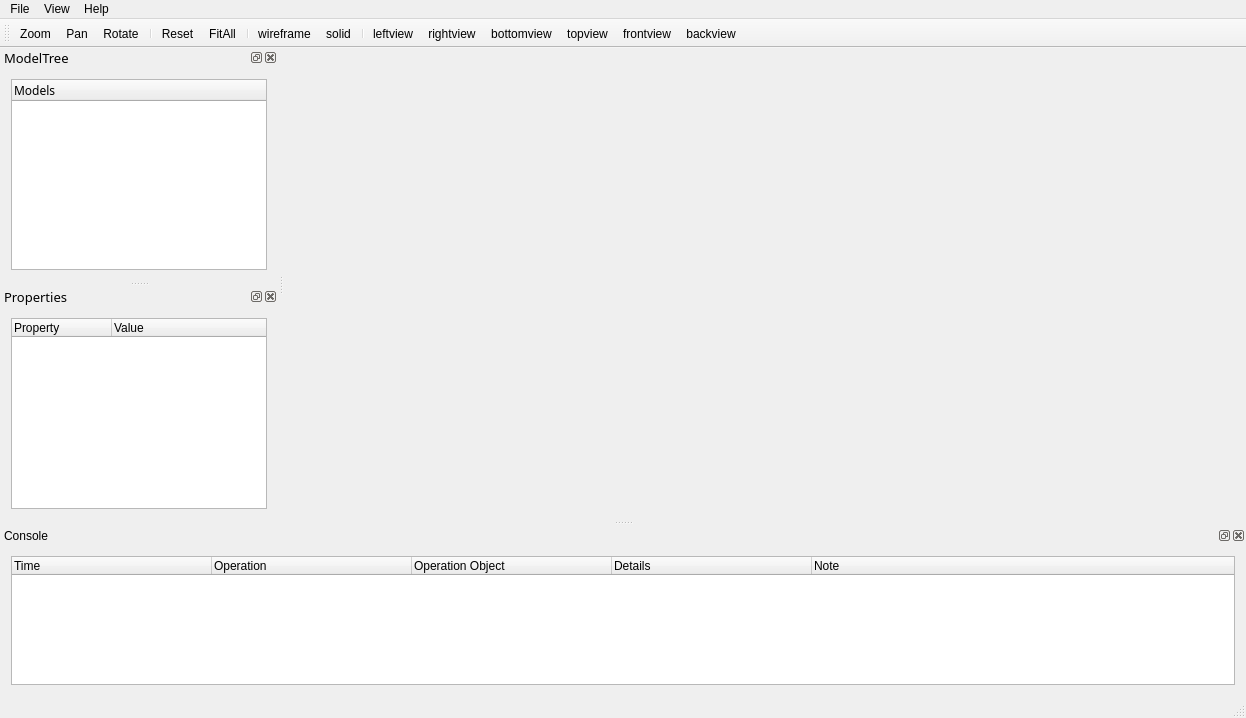
<?xml version="1.0" encoding="UTF-8"?>
<ui version="4.0">
 <class>DamonsMeshClass</class>
 <widget class="QMainWindow" name="DamonsMeshClass">
  <property name="geometry">
   <rect>
    <x>0</x>
    <y>0</y>
    <width>1246</width>
    <height>718</height>
   </rect>
  </property>
  <property name="sizePolicy">
   <sizepolicy hsizetype="Expanding" vsizetype="Expanding">
    <horstretch>85</horstretch>
    <verstretch>0</verstretch>
   </sizepolicy>
  </property>
  <property name="minimumSize">
   <size>
    <width>900</width>
    <height>650</height>
   </size>
  </property>
  <property name="maximumSize">
   <size>
    <width>16777215</width>
    <height>16777215</height>
   </size>
  </property>
  <property name="windowTitle">
   <string>DamonsMesh</string>
  </property>
  <property name="windowIcon">
   <iconset resource="DamonsMesh.qrc">
    <normaloff>:/DamonsMesh/Resources/Damons.png</normaloff>:/DamonsMesh/Resources/Damons.png</iconset>
  </property>
  <property name="styleSheet">
   <string notr="true"/>
  </property>
  <property name="animated">
   <bool>true</bool>
  </property>
  <property name="tabShape">
   <enum>QTabWidget::Rounded</enum>
  </property>
  <property name="dockNestingEnabled">
   <bool>false</bool>
  </property>
  <widget class="QWidget" name="centralWidget">
   <property name="sizePolicy">
    <sizepolicy hsizetype="Preferred" vsizetype="Preferred">
     <horstretch>0</horstretch>
     <verstretch>0</verstretch>
    </sizepolicy>
   </property>
   <layout class="QHBoxLayout" name="horizontalLayout_5">
    <item>
     <widget class="QWidget" name="screen" native="true">
      <property name="minimumSize">
       <size>
        <width>600</width>
        <height>400</height>
       </size>
      </property>
     </widget>
    </item>
   </layout>
  </widget>
  <widget class="QMenuBar" name="menuBar">
   <property name="geometry">
    <rect>
     <x>0</x>
     <y>0</y>
     <width>1246</width>
     <height>23</height>
    </rect>
   </property>
   <widget class="QMenu" name="menuFile">
    <property name="title">
     <string>File</string>
    </property>
    <addaction name="actionImport"/>
    <addaction name="actionExport"/>
    <addaction name="actionExit"/>
   </widget>
   <widget class="QMenu" name="menuView">
    <property name="title">
     <string>View</string>
    </property>
    <addaction name="actionwireframe"/>
    <addaction name="actionsolid"/>
    <addaction name="separator"/>
    <addaction name="actionfrontview"/>
    <addaction name="actionbackview"/>
    <addaction name="actionleftview"/>
    <addaction name="actionrightview"/>
    <addaction name="actiontopview"/>
    <addaction name="actionbottomview"/>
    <addaction name="separator"/>
    <addaction name="actionZoom"/>
    <addaction name="actionPan"/>
    <addaction name="actionRotate"/>
    <addaction name="separator"/>
    <addaction name="actionReset"/>
    <addaction name="actionFitAll"/>
    <addaction name="separator"/>
   </widget>
   <widget class="QMenu" name="menuHelp">
    <property name="title">
     <string>Help</string>
    </property>
    <addaction name="actionAbout"/>
   </widget>
   <addaction name="menuFile"/>
   <addaction name="menuView"/>
   <addaction name="menuHelp"/>
  </widget>
  <widget class="QStatusBar" name="statusBar"/>
  <widget class="QToolBar" name="toolBar">
   <property name="windowTitle">
    <string>toolBar</string>
   </property>
   <attribute name="toolBarArea">
    <enum>TopToolBarArea</enum>
   </attribute>
   <attribute name="toolBarBreak">
    <bool>false</bool>
   </attribute>
   <addaction name="actionZoom"/>
   <addaction name="actionPan"/>
   <addaction name="actionRotate"/>
   <addaction name="separator"/>
   <addaction name="actionReset"/>
   <addaction name="actionFitAll"/>
   <addaction name="separator"/>
   <addaction name="actionwireframe"/>
   <addaction name="actionsolid"/>
   <addaction name="separator"/>
   <addaction name="actionleftview"/>
   <addaction name="actionrightview"/>
   <addaction name="actionbottomview"/>
   <addaction name="actiontopview"/>
   <addaction name="actionfrontview"/>
   <addaction name="actionbackview"/>
  </widget>
  <widget class="QDockWidget" name="dataDock">
   <property name="minimumSize">
    <size>
     <width>250</width>
     <height>233</height>
    </size>
   </property>
   <property name="maximumSize">
    <size>
     <width>300</width>
     <height>524287</height>
    </size>
   </property>
   <property name="font">
    <font>
     <family>微软雅黑</family>
     <pointsize>10</pointsize>
    </font>
   </property>
   <property name="windowTitle">
    <string>ModelTree</string>
   </property>
   <attribute name="dockWidgetArea">
    <number>1</number>
   </attribute>
   <widget class="QWidget" name="dockWidgetContents_5">
    <layout class="QVBoxLayout" name="verticalLayout_3">
     <item>
      <widget class="QTreeWidget" name="dataTree">
       <property name="minimumSize">
        <size>
         <width>0</width>
         <height>180</height>
        </size>
       </property>
       <property name="font">
        <font>
         <family>微软雅黑</family>
         <pointsize>9</pointsize>
        </font>
       </property>
       <property name="contextMenuPolicy">
        <enum>Qt::CustomContextMenu</enum>
       </property>
       <column>
        <property name="text">
         <string>Models</string>
        </property>
       </column>
      </widget>
     </item>
    </layout>
   </widget>
  </widget>
  <widget class="QDockWidget" name="propertyDock">
   <property name="minimumSize">
    <size>
     <width>250</width>
     <height>233</height>
    </size>
   </property>
   <property name="font">
    <font>
     <family>微软雅黑</family>
     <pointsize>10</pointsize>
    </font>
   </property>
   <property name="windowTitle">
    <string>Properties</string>
   </property>
   <attribute name="dockWidgetArea">
    <number>1</number>
   </attribute>
   <widget class="QWidget" name="dockWidgetContents_6">
    <layout class="QVBoxLayout" name="verticalLayout_4">
     <item>
      <widget class="QTableWidget" name="propertyTable">
       <property name="minimumSize">
        <size>
         <width>0</width>
         <height>180</height>
        </size>
       </property>
       <property name="font">
        <font>
         <pointsize>9</pointsize>
        </font>
       </property>
       <property name="frameShadow">
        <enum>QFrame::Sunken</enum>
       </property>
       <property name="midLineWidth">
        <number>0</number>
       </property>
       <property name="horizontalScrollBarPolicy">
        <enum>Qt::ScrollBarAsNeeded</enum>
       </property>
       <property name="sizeAdjustPolicy">
        <enum>QAbstractScrollArea::AdjustIgnored</enum>
       </property>
       <property name="autoScroll">
        <bool>true</bool>
       </property>
       <property name="editTriggers">
        <set>QAbstractItemView::NoEditTriggers</set>
       </property>
       <property name="tabKeyNavigation">
        <bool>true</bool>
       </property>
       <property name="showDropIndicator" stdset="0">
        <bool>true</bool>
       </property>
       <property name="dragDropOverwriteMode">
        <bool>true</bool>
       </property>
       <property name="alternatingRowColors">
        <bool>false</bool>
       </property>
       <property name="selectionMode">
        <enum>QAbstractItemView::ExtendedSelection</enum>
       </property>
       <property name="textElideMode">
        <enum>Qt::ElideLeft</enum>
       </property>
       <property name="horizontalScrollMode">
        <enum>QAbstractItemView::ScrollPerItem</enum>
       </property>
       <property name="showGrid">
        <bool>false</bool>
       </property>
       <property name="wordWrap">
        <bool>true</bool>
       </property>
       <property name="cornerButtonEnabled">
        <bool>true</bool>
       </property>
       <property name="rowCount">
        <number>4</number>
       </property>
       <property name="columnCount">
        <number>2</number>
       </property>
       <attribute name="horizontalHeaderCascadingSectionResizes">
        <bool>false</bool>
       </attribute>
       <attribute name="horizontalHeaderMinimumSectionSize">
        <number>25</number>
       </attribute>
       <attribute name="horizontalHeaderDefaultSectionSize">
        <number>100</number>
       </attribute>
       <attribute name="horizontalHeaderHighlightSections">
        <bool>true</bool>
       </attribute>
       <attribute name="horizontalHeaderStretchLastSection">
        <bool>true</bool>
       </attribute>
       <attribute name="verticalHeaderVisible">
        <bool>false</bool>
       </attribute>
       <attribute name="verticalHeaderCascadingSectionResizes">
        <bool>false</bool>
       </attribute>
       <row/>
       <row/>
       <row/>
       <row/>
       <column>
        <property name="text">
         <string>Property</string>
        </property>
        <property name="textAlignment">
         <set>AlignLeading|AlignVCenter</set>
        </property>
       </column>
       <column>
        <property name="text">
         <string>Value</string>
        </property>
        <property name="textAlignment">
         <set>AlignLeading|AlignVCenter</set>
        </property>
       </column>
      </widget>
     </item>
    </layout>
   </widget>
  </widget>
  <widget class="QDockWidget" name="consoleDock">
   <property name="minimumSize">
    <size>
     <width>200</width>
     <height>140</height>
    </size>
   </property>
   <property name="maximumSize">
    <size>
     <width>524287</width>
     <height>220</height>
    </size>
   </property>
   <property name="windowTitle">
    <string>Console</string>
   </property>
   <attribute name="dockWidgetArea">
    <number>8</number>
   </attribute>
   <widget class="QWidget" name="dockWidgetContents_7">
    <layout class="QVBoxLayout" name="verticalLayout_5">
     <item>
      <widget class="QTableWidget" name="consoleTable">
       <property name="showGrid">
        <bool>false</bool>
       </property>
       <property name="gridStyle">
        <enum>Qt::SolidLine</enum>
       </property>
       <property name="rowCount">
        <number>0</number>
       </property>
       <property name="columnCount">
        <number>5</number>
       </property>
       <attribute name="horizontalHeaderVisible">
        <bool>true</bool>
       </attribute>
       <attribute name="horizontalHeaderDefaultSectionSize">
        <number>200</number>
       </attribute>
       <attribute name="horizontalHeaderStretchLastSection">
        <bool>true</bool>
       </attribute>
       <attribute name="verticalHeaderVisible">
        <bool>false</bool>
       </attribute>
       <column>
        <property name="text">
         <string>Time</string>
        </property>
        <property name="textAlignment">
         <set>AlignLeading|AlignVCenter</set>
        </property>
       </column>
       <column>
        <property name="text">
         <string>Operation</string>
        </property>
        <property name="textAlignment">
         <set>AlignLeading|AlignVCenter</set>
        </property>
       </column>
       <column>
        <property name="text">
         <string>Operation Object</string>
        </property>
        <property name="textAlignment">
         <set>AlignLeading|AlignVCenter</set>
        </property>
       </column>
       <column>
        <property name="text">
         <string>Details</string>
        </property>
        <property name="textAlignment">
         <set>AlignLeading|AlignVCenter</set>
        </property>
       </column>
       <column>
        <property name="text">
         <string>Note</string>
        </property>
        <property name="textAlignment">
         <set>AlignLeading|AlignVCenter</set>
        </property>
       </column>
      </widget>
     </item>
    </layout>
   </widget>
  </widget>
  <action name="actionExit">
   <property name="icon">
    <iconset resource="DamonsMesh.qrc">
     <normaloff>:/DamonsMesh/Resources/exit_32.png</normaloff>:/DamonsMesh/Resources/exit_32.png</iconset>
   </property>
   <property name="text">
    <string>Exit</string>
   </property>
   <property name="shortcut">
    <string>Ctrl+Q</string>
   </property>
  </action>
  <action name="actionZoom">
   <property name="checkable">
    <bool>false</bool>
   </property>
   <property name="icon">
    <iconset resource="DamonsMesh.qrc">
     <normaloff>:/DamonsMesh/Resources/Zoom.png</normaloff>:/DamonsMesh/Resources/Zoom.png</iconset>
   </property>
   <property name="text">
    <string>Zoom</string>
   </property>
  </action>
  <action name="actionPan">
   <property name="checkable">
    <bool>false</bool>
   </property>
   <property name="icon">
    <iconset resource="DamonsMesh.qrc">
     <normaloff>:/DamonsMesh/Resources/Pan.png</normaloff>:/DamonsMesh/Resources/Pan.png</iconset>
   </property>
   <property name="text">
    <string>Pan</string>
   </property>
  </action>
  <action name="actionRotate">
   <property name="checkable">
    <bool>false</bool>
   </property>
   <property name="checked">
    <bool>false</bool>
   </property>
   <property name="icon">
    <iconset resource="DamonsMesh.qrc">
     <normaloff>:/DamonsMesh/Resources/Rotate.png</normaloff>:/DamonsMesh/Resources/Rotate.png</iconset>
   </property>
   <property name="text">
    <string>Rotate</string>
   </property>
  </action>
  <action name="actionReset">
   <property name="icon">
    <iconset resource="DamonsMesh.qrc">
     <normaloff>:/DamonsMesh/Resources/Home.png</normaloff>:/DamonsMesh/Resources/Home.png</iconset>
   </property>
   <property name="text">
    <string>Reset</string>
   </property>
  </action>
  <action name="actionFitAll">
   <property name="icon">
    <iconset resource="DamonsMesh.qrc">
     <normaloff>:/DamonsMesh/Resources/FitAll.png</normaloff>:/DamonsMesh/Resources/FitAll.png</iconset>
   </property>
   <property name="text">
    <string>FitAll</string>
   </property>
  </action>
  <action name="actionAbout">
   <property name="icon">
    <iconset resource="DamonsMesh.qrc">
     <normaloff>:/DamonsMesh/Resources/lamp.png</normaloff>:/DamonsMesh/Resources/lamp.png</iconset>
   </property>
   <property name="text">
    <string>About</string>
   </property>
  </action>
  <action name="actionImport">
   <property name="icon">
    <iconset resource="DamonsMesh.qrc">
     <normaloff>:/DamonsMesh/Resources/import_32.png</normaloff>:/DamonsMesh/Resources/import_32.png</iconset>
   </property>
   <property name="text">
    <string>Import</string>
   </property>
  </action>
  <action name="actionExport">
   <property name="icon">
    <iconset resource="DamonsMesh.qrc">
     <normaloff>:/DamonsMesh/Resources/export_32.png</normaloff>:/DamonsMesh/Resources/export_32.png</iconset>
   </property>
   <property name="text">
    <string>Export</string>
   </property>
  </action>
  <action name="actionwireframe">
   <property name="icon">
    <iconset resource="DamonsMesh.qrc">
     <normaloff>:/DamonsMesh/Resources/wireframe_32.png</normaloff>:/DamonsMesh/Resources/wireframe_32.png</iconset>
   </property>
   <property name="text">
    <string>wireframe</string>
   </property>
  </action>
  <action name="actionsolid">
   <property name="icon">
    <iconset resource="DamonsMesh.qrc">
     <normaloff>:/DamonsMesh/Resources/solid_32.png</normaloff>:/DamonsMesh/Resources/solid_32.png</iconset>
   </property>
   <property name="text">
    <string>solid</string>
   </property>
  </action>
  <action name="actionleftview">
   <property name="icon">
    <iconset resource="DamonsMesh.qrc">
     <normaloff>:/DamonsMesh/Resources/leftview_32.png</normaloff>:/DamonsMesh/Resources/leftview_32.png</iconset>
   </property>
   <property name="text">
    <string>leftview</string>
   </property>
  </action>
  <action name="actionrightview">
   <property name="icon">
    <iconset resource="DamonsMesh.qrc">
     <normaloff>:/DamonsMesh/Resources/rightview_32.png</normaloff>:/DamonsMesh/Resources/rightview_32.png</iconset>
   </property>
   <property name="text">
    <string>rightview</string>
   </property>
  </action>
  <action name="actionbottomview">
   <property name="icon">
    <iconset resource="DamonsMesh.qrc">
     <normaloff>:/DamonsMesh/Resources/bottom_32.png</normaloff>:/DamonsMesh/Resources/bottom_32.png</iconset>
   </property>
   <property name="text">
    <string>bottomview</string>
   </property>
  </action>
  <action name="actiontopview">
   <property name="icon">
    <iconset resource="DamonsMesh.qrc">
     <normaloff>:/DamonsMesh/Resources/top_32.png</normaloff>:/DamonsMesh/Resources/top_32.png</iconset>
   </property>
   <property name="text">
    <string>topview</string>
   </property>
  </action>
  <action name="actionfrontview">
   <property name="icon">
    <iconset resource="DamonsMesh.qrc">
     <normaloff>:/DamonsMesh/Resources/front_32.png</normaloff>:/DamonsMesh/Resources/front_32.png</iconset>
   </property>
   <property name="text">
    <string>frontview</string>
   </property>
  </action>
  <action name="actionbackview">
   <property name="icon">
    <iconset resource="DamonsMesh.qrc">
     <normaloff>:/DamonsMesh/Resources/back_32.png</normaloff>:/DamonsMesh/Resources/back_32.png</iconset>
   </property>
   <property name="text">
    <string>backview</string>
   </property>
  </action>
 </widget>
 <layoutdefault spacing="6" margin="11"/>
 <resources>
  <include location="DamonsMesh.qrc"/>
 </resources>
 <connections/>
</ui>
